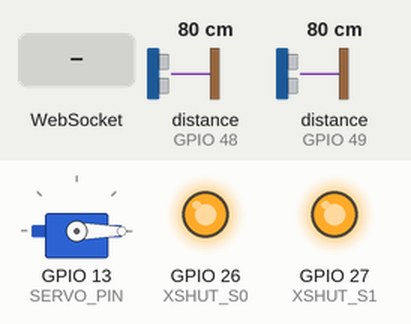
A sketch run on a simulated ESP32. Parts: servo, output pins drawn as LEDs (lit = HIGH). The inputs (shaded band) are chosen by the test bench; at power-on: distance to the obstacle (sensors on GPIO 48, GPIO 49) 80 cm. WiFi joins after 1.5 s; servers stay silent unless stated; what the sketch prints to the serial monitor is not drawn.

Above: at 0.6 s.
At 3.27 s:
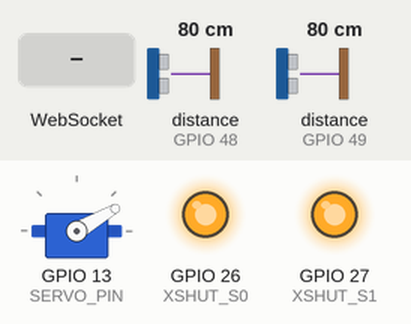
3.3 s: WebSocket text "1" received
At 3.76 s:
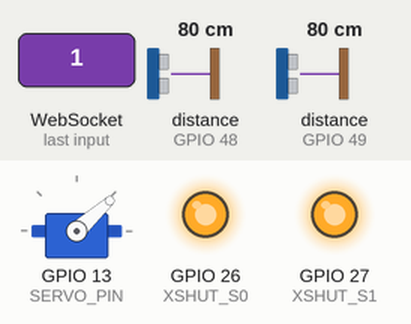
Timing chart, 0 to 18.3 s (numbered marks = the images above; inputs shaded):
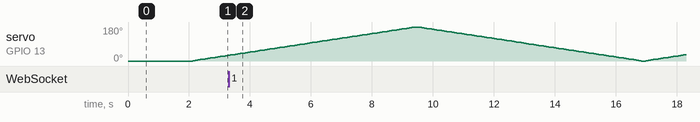

The sketch:

2_Sen_1_Servo-2D.ino
```cpp
#include <WiFi.h>
#include <WebSocketsServer.h>
#include <Wire.h>
#include <VL53L0X.h>
#include <ESP32Servo.h>

const char* SSID     = "SSID";
const char* PASSWORD = "PASSWORD";

#define SERVO_PIN   13
#define XSHUT_S0    26
#define XSHUT_S1    27

#define ADDR_S0     0x30
#define ADDR_S1     0x31

#define STEP_DEG    2      // degrees per step (1=max detail, 2=faster)
#define STEP_DELAY  15     // ms per step
#define MAX_DIST    2000   // mm - discard beyond this

VL53L0X s0, s1;
Servo   scanServo;
WebSocketsServer ws(81);

uint16_t scanData[360];
bool     clientConnected = false;

int currentAngle = 0;
int sweepDir     = 1;

void initSensors() {
  pinMode(XSHUT_S0, OUTPUT); digitalWrite(XSHUT_S0, LOW);
  pinMode(XSHUT_S1, OUTPUT); digitalWrite(XSHUT_S1, LOW);
  delay(20);

  digitalWrite(XSHUT_S0, HIGH); delay(10);
  if (!s0.init()) { Serial.println("S0 init FAILED"); while(1); }
  s0.setAddress(ADDR_S0);
  s0.setTimeout(100);
  s0.startContinuous(20);
  Serial.println("S0 ready at 0x30");

  digitalWrite(XSHUT_S1, HIGH); delay(10);
  if (!s1.init()) { Serial.println("S1 init FAILED"); while(1); }
  s1.setAddress(ADDR_S1);
  s1.setTimeout(100);
  s1.startContinuous(20);
  Serial.println("S1 ready at 0x31");
}

void onWsEvent(uint8_t num, WStype_t type, uint8_t* payload, size_t length) {
  if (type == WStype_CONNECTED) {
    clientConnected = true;
    Serial.printf("Client #%u connected\n", num);
  } else if (type == WStype_DISCONNECTED) {
    clientConnected = false;
    Serial.printf("Client #%u disconnected\n", num);
  }
}

void sendPoint(int angle, uint16_t dist) {
  if (!clientConnected) return;
  char buf[40];
  snprintf(buf, sizeof(buf), "{\"t\":\"p\",\"a\":%d,\"d\":%d}", angle, dist);
  ws.broadcastTXT(buf);
}

void sendScan() {
  if (!clientConnected) return;
  String json = "{\"t\":\"s\",\"pts\":[";
  bool first = true;
  for (int i = 0; i < 360; i++) {
    if (scanData[i] == 0) continue;
    if (!first) json += ",";
    json += "["; json += i; json += ","; json += scanData[i]; json += "]";
    first = false;
  }
  json += "]}";
  ws.broadcastTXT(json);
}

void sweepStep() {
  scanServo.write(currentAngle);
  delay(STEP_DELAY);

  uint16_t d0 = s0.readRangeContinuousMillimeters();
  if (!s0.timeoutOccurred() && d0 > 30 && d0 < MAX_DIST) {
    scanData[currentAngle] = d0;
    sendPoint(currentAngle, d0);
  }

  int b1 = (currentAngle + 180) % 360;
  uint16_t d1 = s1.readRangeContinuousMillimeters();
  if (!s1.timeoutOccurred() && d1 > 30 && d1 < MAX_DIST) {
    scanData[b1] = d1;
    sendPoint(b1, d1);
  }

  currentAngle += sweepDir * STEP_DEG;

  if (currentAngle > 180) {
    currentAngle = 180;
    sweepDir     = -1;
    sendScan();
  } else if (currentAngle < 0) {
    currentAngle = 0;
    sweepDir     = 1;
    sendScan();
  }
}

void setup() {
  Serial.begin(115200);
  Wire.begin(21, 22);
  Wire.setClock(400000);

  memset(scanData, 0, sizeof(scanData));

  scanServo.attach(SERVO_PIN, 500, 2400);
  scanServo.write(0);
  delay(500);

  initSensors();

  Serial.printf("Connecting to %s", SSID);
  WiFi.begin(SSID, PASSWORD);
  while (WiFi.status() != WL_CONNECTED) {
    delay(500); Serial.print(".");
  }
  Serial.println();
  Serial.print("IP: "); Serial.println(WiFi.localIP());

  ws.begin();
  ws.onEvent(onWsEvent);
  Serial.println("WebSocket on port 81 - open IP in browser");
}

void loop() {
  ws.loop();
  sweepStep();
}
```
